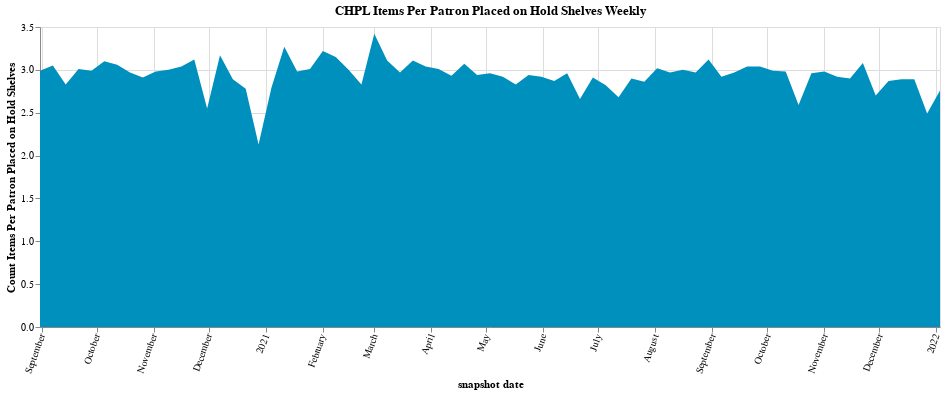

The notebook cell saved with this chart:
### Code cell
source = df
alt.Chart(source).mark_area(color="#0090bd").encode(
    # x='end_date:T',
    x=alt.X(
        'end_date:T',
        axis=alt.Axis(title='snapshot date', labelAngle=-70),  
    ),
    y=alt.Y(
        'items_per_patron:Q',
        title = 'Count Items Per Patron Placed on Hold Shelves'
    ),
    tooltip=['start_date:T', 'end_date:T', 'count_items', 'count_distinct_patrons', 'items_per_patron' ]
).properties(
    title="CHPL Items Per Patron Placed on Hold Shelves Weekly",
    width=900
)

### Figure 1 — Vega-Lite specification as saved in the notebook (floating-point values rounded to 4 significant figures)
{"config": {"view": {"continuousWidth": 400, "continuousHeight": 300}}, "data": {"name": "data-bb40e49098e2bae4b9d20a21c0868059"}, "mark": {"type": "area", "color": "#0090bd"}, "encoding": {"tooltip": [{"field": "start_date", "type": "temporal"}, {"field": "end_date", "type": "temporal"}, {"field": "count_items", "type": "quantitative"}, {"field": "count_distinct_patrons", "type": "quantitative"}, {"field": "items_per_patron", "type": "quantitative"}], "x": {"axis": {"labelAngle": -70, "title": "snapshot date"}, "field": "end_date", "type": "temporal"}, "y": {"field": "items_per_patron", "title": "Count Items Per Patron Placed on Hold Shelves", "type": "quantitative"}}, "title": "CHPL Items Per Patron Placed on Hold Shelves Weekly", "width": 900, "$schema": "https://vega.github.io/schema/vega-lite/v4.17.0.json", "datasets": {"data-bb40e49098e2bae4b9d20a21c0868059": [{"start_date": "2020-08-24", "end_date": "2020-08-31", "count_items": 42933, "count_distinct_patrons": 14357, "items_per_patron": 2.99}, {"start_date": "2020-08-31", "end_date": "2020-09-07", "count_items": 46095, "count_distinct_patrons": 15110, "items_per_patron": 3.05}, {"start_date": "2020-09-07", "end_date": "2020-09-14", "count_items": 38892, "count_distinct_patrons": 13758, "items_per_patron": 2.83}, {"start_date": "2020-09-14", "end_date": "2020-09-21", "count_items": 44721, "count_distinct_patrons": 14850, "items_per_patron": 3.01}, {"start_date": "2020-09-21", "end_date": "2020-09-28", "count_items": 42816, "count_distinct_patrons": 14305, "items_per_patron": 2.99}, {"start_date": "2020-09-28", "end_date": "2020-10-05", "count_items": 44407, "count_distinct_patrons": 14345, "items_per_patron": 3.1}, {"start_date": "2020-10-05", "end_date": "2020-10-12", "count_items": 44799, "count_distinct_patrons": 14650, "items_per_patron": 3.06}, {"start_date": "2020-10-12", "end_date": "2020-10-19", "count_items": 42344, "count_distinct_patrons": 14246, "items_per_patron": 2.97}, {"start_date": "2020-10-19", "end_date": "2020-10-26", "count_items": 41235, "count_distinct_patrons": 14188, "items_per_patron": 2.91}, {"start_date": "2020-10-26", "end_date": "2020-11-02", "count_items": 42949, "count_distinct_patrons": 14424, "items_per_patron": 2.98}, {"start_date": "2020-11-02", "end_date": "2020-11-09", "count_items": 41407, "count_distinct_patrons": 13783, "items_per_patron": 3.0}, {"start_date": "2020-11-09", "end_date": "2020-11-16", "count_items": 42935, "count_distinct_patrons": 14108, "items_per_patron": 3.04}, {"start_date": "2020-11-16", "end_date": "2020-11-23", "count_items": 44771, "count_distinct_patrons": 14372, "items_per_patron": 3.12}, {"start_date": "2020-11-23", "end_date": "2020-11-30", "count_items": 27792, "count_distinct_patrons": 10910, "items_per_patron": 2.55}, {"start_date": "2020-11-30", "end_date": "2020-12-07", "count_items": 48742, "count_distinct_patrons": 15370, "items_per_patron": 3.17}, {"start_date": "2020-12-07", "end_date": "2020-12-14", "count_items": 43627, "count_distinct_patrons": 15106, "items_per_patron": 2.89}, {"start_date": "2020-12-14", "end_date": "2020-12-21", "count_items": 37883, "count_distinct_patrons": 13603, "items_per_patron": 2.78}, {"start_date": "2020-12-21", "end_date": "2020-12-28", "count_items": 17716, "count_distinct_patrons": 8301, "items_per_patron": 2.13}, {"start_date": "2020-12-28", "end_date": "2021-01-04", "count_items": 39266, "count_distinct_patrons": 14053, "items_per_patron": 2.79}, {"start_date": "2021-01-04", "end_date": "2021-01-11", "count_items": 51580, "count_distinct_patrons": 15774, "items_per_patron": 3.27}, {"start_date": "2021-01-11", "end_date": "2021-01-18", "count_items": 43820, "count_distinct_patrons": 14697, "items_per_patron": 2.98}, {"start_date": "2021-01-18", "end_date": "2021-01-25", "count_items": 39789, "count_distinct_patrons": 13230, "items_per_patron": 3.01}, {"start_date": "2021-01-25", "end_date": "2021-02-01", "count_items": 45913, "count_distinct_patrons": 14272, "items_per_patron": 3.22}, {"start_date": "2021-02-01", "end_date": "2021-02-08", "count_items": 43427, "count_distinct_patrons": 13808, "items_per_patron": 3.15}, {"start_date": "2021-02-08", "end_date": "2021-02-15", "count_items": 37078, "count_distinct_patrons": 12367, "items_per_patron": 3.0}, {"start_date": "2021-02-15", "end_date": "2021-02-22", "count_items": 31141, "count_distinct_patrons": 11019, "items_per_patron": 2.83}, {"start_date": "2021-02-22", "end_date": "2021-03-01", "count_items": 46725, "count_distinct_patrons": 13662, "items_per_patron": 3.42}, {"start_date": "2021-03-01", "end_date": "2021-03-08", "count_items": 39964, "count_distinct_patrons": 12840, "items_per_patron": 3.11}, {"start_date": "2021-03-08", "end_date": "2021-03-15", "count_items": 36483, "count_distinct_patrons": 12286, "items_per_patron": 2.97}, {"start_date": "2021-03-15", "end_date": "2021-03-22", "count_items": 37531, "count_distinct_patrons": 12049, "items_per_patron": 3.11}, {"start_date": "2021-03-22", "end_date": "2021-03-29", "count_items": 36368, "count_distinct_patrons": 11946, "items_per_patron": 3.04}, {"start_date": "2021-03-29", "end_date": "2021-04-05", "count_items": 35329, "count_distinct_patrons": 11718, "items_per_patron": 3.01}, {"start_date": "2021-04-05", "end_date": "2021-04-12", "count_items": 32735, "count_distinct_patrons": 11180, "items_per_patron": 2.93}, {"start_date": "2021-04-12", "end_date": "2021-04-19", "count_items": 35959, "count_distinct_patrons": 11707, "items_per_patron": 3.07}, {"start_date": "2021-04-19", "end_date": "2021-04-26", "count_items": 35575, "count_distinct_patrons": 12115, "items_per_patron": 2.94}, {"start_date": "2021-04-26", "end_date": "2021-05-03", "count_items": 35429, "count_distinct_patrons": 11955, "items_per_patron": 2.96}, {"start_date": "2021-05-03", "end_date": "2021-05-10", "count_items": 34615, "count_distinct_patrons": 11859, "items_per_patron": 2.92}, {"start_date": "2021-05-10", "end_date": "2021-05-17", "count_items": 33773, "count_distinct_patrons": 11942, "items_per_patron": 2.83}, {"start_date": "2021-05-17", "end_date": "2021-05-24", "count_items": 34705, "count_distinct_patrons": 11811, "items_per_patron": 2.94}, {"start_date": "2021-05-24", "end_date": "2021-05-31", "count_items": 34812, "count_distinct_patrons": 11905, "items_per_patron": 2.92}, {"start_date": "2021-05-31", "end_date": "2021-06-07", "count_items": 33629, "count_distinct_patrons": 11716, "items_per_patron": 2.87}, {"start_date": "2021-06-07", "end_date": "2021-06-14", "count_items": 39363, "count_distinct_patrons": 13311, "items_per_patron": 2.96}, {"start_date": "2021-06-14", "end_date": "2021-06-21", "count_items": 29751, "count_distinct_patrons": 11200, "items_per_patron": 2.66}, {"start_date": "2021-06-21", "end_date": "2021-06-28", "count_items": 38755, "count_distinct_patrons": 13315, "items_per_patron": 2.91}, {"start_date": "2021-06-28", "end_date": "2021-07-05", "count_items": 34765, "count_distinct_patrons": 12324, "items_per_patron": 2.82}, {"start_date": "2021-07-05", "end_date": "2021-07-12", "count_items": 33017, "count_distinct_patrons": 12332, "items_per_patron": 2.68}, {"start_date": "2021-07-12", "end_date": "2021-07-19", "count_items": 37472, "count_distinct_patrons": 12914, "items_per_patron": 2.9}, {"start_date": "2021-07-19", "end_date": "2021-07-26", "count_items": 37050, "count_distinct_patrons": 12949, "items_per_patron": 2.86}, {"start_date": "2021-07-26", "end_date": "2021-08-02", "count_items": 37558, "count_distinct_patrons": 12440, "items_per_patron": 3.02}, {"start_date": "2021-08-02", "end_date": "2021-08-09", "count_items": 37128, "count_distinct_patrons": 12512, "items_per_patron": 2.97}, {"start_date": "2021-08-09", "end_date": "2021-08-16", "count_items": 38683, "count_distinct_patrons": 12903, "items_per_patron": 3.0}, {"start_date": "2021-08-16", "end_date": "2021-08-23", "count_items": 38205, "count_distinct_patrons": 12849, "items_per_patron": 2.97}, {"start_date": "2021-08-23", "end_date": "2021-08-30", "count_items": 40380, "count_distinct_patrons": 12963, "items_per_patron": 3.12}, {"start_date": "2021-08-30", "end_date": "2021-09-06", "count_items": 39851, "count_distinct_patrons": 13664, "items_per_patron": 2.92}, {"start_date": "2021-09-06", "end_date": "2021-09-13", "count_items": 35526, "count_distinct_patrons": 11973, "items_per_patron": 2.97}, {"start_date": "2021-09-13", "end_date": "2021-09-20", "count_items": 39715, "count_distinct_patrons": 13058, "items_per_patron": 3.04}, {"start_date": "2021-09-20", "end_date": "2021-09-27", "count_items": 40215, "count_distinct_patrons": 13220, "items_per_patron": 3.04}, {"start_date": "2021-09-27", "end_date": "2021-10-04", "count_items": 38159, "count_distinct_patrons": 12766, "items_per_patron": 2.99}, {"start_date": "2021-10-04", "end_date": "2021-10-11", "count_items": 39546, "count_distinct_patrons": 13251, "items_per_patron": 2.98}, {"start_date": "2021-10-11", "end_date": "2021-10-18", "count_items": 29217, "count_distinct_patrons": 11292, "items_per_patron": 2.59}, {"start_date": "2021-10-18", "end_date": "2021-10-25", "count_items": 44226, "count_distinct_patrons": 14956, "items_per_patron": 2.96}, {"start_date": "2021-10-25", "end_date": "2021-11-01", "count_items": 39128, "count_distinct_patrons": 13143, "items_per_patron": 2.98}, {"start_date": "2021-11-01", "end_date": "2021-11-08", "count_items": 38097, "count_distinct_patrons": 13057, "items_per_patron": 2.92}, {"start_date": "2021-11-08", "end_date": "2021-11-15", "count_items": 35634, "count_distinct_patrons": 12282, "items_per_patron": 2.9}, {"start_date": "2021-11-15", "end_date": "2021-11-22", "count_items": 42290, "count_distinct_patrons": 13712, "items_per_patron": 3.08}, {"start_date": "2021-11-22", "end_date": "2021-11-29", "count_items": 30633, "count_distinct_patrons": 11345, "items_per_patron": 2.7}, {"start_date": "2021-11-29", "end_date": "2021-12-06", "count_items": 35972, "count_distinct_patrons": 12552, "items_per_patron": 2.87}, {"start_date": "2021-12-06", "end_date": "2021-12-13", "count_items": 39146, "count_distinct_patrons": 13531, "items_per_patron": 2.89}, {"start_date": "2021-12-13", "end_date": "2021-12-20", "count_items": 36498, "count_distinct_patrons": 12618, "items_per_patron": 2.89}, {"start_date": "2021-12-20", "end_date": "2021-12-27", "count_items": 24834, "count_distinct_patrons": 9965, "items_per_patron": 2.49}, {"start_date": "2021-12-27", "end_date": "2022-01-03", "count_items": 33454, "count_distinct_patrons": 12122, "items_per_patron": 2.76}]}}
